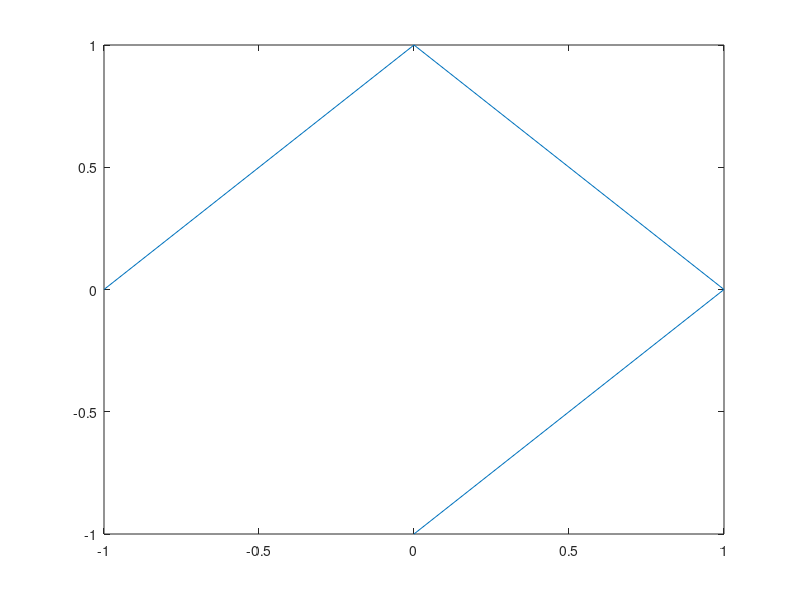

This chart was generated by the following MATLAB code: (Note: this script raises an error after producing the figure.)
% This script generates the data for a star shaped domain, for a fixed
% number of sensors and incident directions where data is available for all
% sensors at each incident direction


n  = 300;
addpath('../');
nc = 9;
coefs = zeros(2*nc+1,1);
coefs(1) = 1;
coefs(nc+1) = 0.3;
src_info = [];
src_info.xs = [1,2,2,1,-1,-2,-2,-1,-1,-1.5,-1.5,1.5,1.5,1];
src_info.ys = [-1,0,1,2,2,1,0,-1,0,0,1,1,0,0];
src_info.xs = [0,1,0,-1];
src_info.ys = [-1,0,1,0];
figure(1)
clf();
plot(src_info.xs,src_info.ys);



nk = 15;


% Test obstacle Frechet derivative for Dirichlet problem
bc = [];
bc.type = 'Dirichlet';
bc.invtype = 'o';

fname = ['../data/knight9_ik1_nk' int2str(nk) '_tensor_data_' bc.type '.mat'];
save(fname,'src_info');


src0 = [0.01;-0.12];
opts = [];
opts.test_analytic = true;
opts.src_in = src0;
opts.verbose=true;

% set target locations
%receptors
r_tgt = 10;
n_tgt = 88;
t_tgt = 0:2*pi/n_tgt:2*pi-2*pi/n_tgt;

% Incident directions
n_dir = 100;
t_dir = 0:2*pi/n_dir:2*pi-2*pi/n_dir;

[t_tgt_grid,t_dir_grid] = meshgrid(t_tgt,t_dir);
t_tgt_grid = t_tgt_grid(:);
t_dir_grid = t_dir_grid(:);
xtgt = r_tgt*cos(t_tgt_grid);
ytgt = r_tgt*sin(t_tgt_grid);
tgt   = [ xtgt'; ytgt'];


sensor_info = [];
sensor_info.tgt = tgt;
sensor_info.t_dir = t_dir_grid;



%src_info = geometries.starn(coefs,nc,n);


dk = 0.25;
kh = 1:dk:(1+(nk-1)*dk);

u_meas = cell(nk,1);



nppw = 20;

for ik=1:nk
    ik
   %n = ceil(nppw*L*abs(kh(ik))/2/pi);
   %n = max(n,300);
   %src_info = geometries.starn(coefs,nc,n);
   
   %[mats,erra] = rla.get_fw_mats(kh(ik),src_info,bc,sensor_info,opts);
   %fields = rla.compute_fields_chunkie(kh(ik),src_info,sensor_info,bc,opts);
   [fields] = helm_dirichlet_solver(kh(ik),src_info,sensor_info);
   u_meas0 = [];
   u_meas0.kh = kh(ik);
   u_meas0.uscat_tgt = fields.uscat_tgt;
   u_meas0.tgt = sensor_info.tgt;
   u_meas0.t_dir = sensor_info.t_dir;
   %u_meas0.err_est = erra;
   u_meas{ik} = u_meas0;
   u_meas0
end


save(fname,'u_meas','-append');
